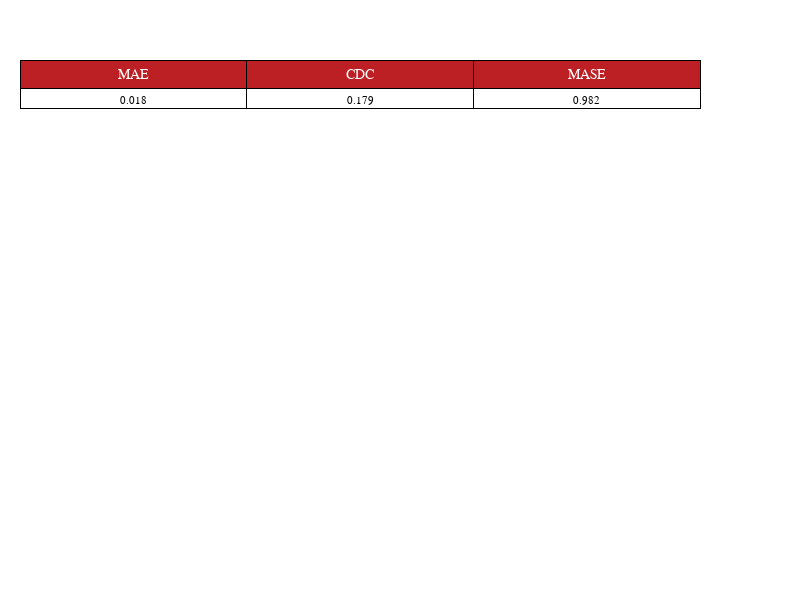

Notebook source saved alongside this figure:
### Code cell
totable(crawlertests(rfbench), digits=3)

### Figure 1 — Plotly figure (JSON) as saved in the notebook; plotly's stock layout.template omitted (floating-point values rounded to 4 significant figures)
{"data": [{"cells": {"align": "center", "fill": {"color": [["white", "white"], ["white", "white"], ["white", "white"]]}, "font": {"color": "black", "family": "Arial", "size": 11}, "line": {"color": "black", "width": 1}, "values": [[0.018], [0.179], [0.982]]}, "header": {"align": "center", "fill": {"color": "#BC2024"}, "font": {"color": "white", "family": "Arial", "size": 14}, "line": {"color": "black", "width": 1}, "values": ["MAE", "CDC", "MASE"]}, "type": "table"}], "layout": {"height": 600, "margin": {"b": 10, "l": 20, "r": 100, "t": 60}, "width": 800}}
